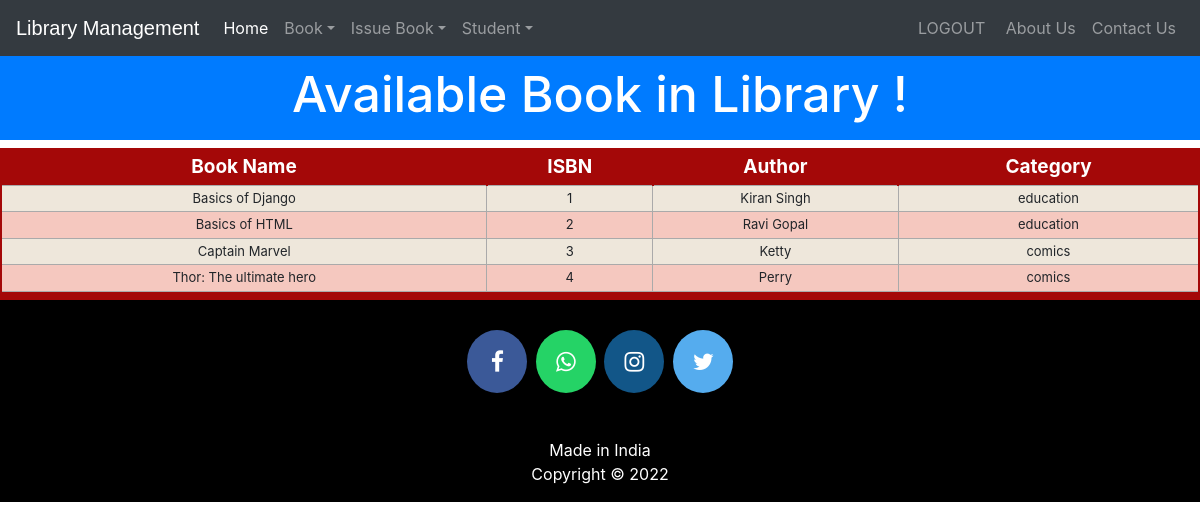
The app's page /viewbook (signed in) with its own data.
### library/models.py (models this page shows, shortened)
class Book(models.Model):
    catchoice= [
        ('education', 'Education'),
        ('entertainment', 'Entertainment'),
        ('comics', 'Comics'),
        ('biography', 'Biographie'),
        ('history', 'History'),
        ]
    name=models.CharField(max_length=30)
    isbn=models.PositiveIntegerField()
    author=models.CharField(max_length=40)
    category=models.CharField(max_length=30,choices=catchoice,default='education')

### library/views.py (the view)
# urls.py: path('viewbook', views.viewbook_view),
@login_required(login_url='adminlogin')
@user_passes_test(is_admin)
def viewbook_view(request):
    books=models.Book.objects.all()
    return render(request,'library/viewbook.html',{'books':books})

### library/views.py (called while the page is built)
def is_admin(user):
    return user.groups.filter(name='ADMIN').exists()

### templates/library/viewbook.html (shortened to what this page needs)
<!DOCTYPE html>
<html lang="en" dir="ltr">
  <head>
  </head>
  <body>
    {% include "library/navbaradmin.html" %}
    <br>
    <br>
    <h3 class="p-3 mb-2 bg-primary text-white" style = 'font-size: 50px;text-align:center;'>Available Book in Library !</h3>
{% if books%}
<table class="redTable">
<thead>
<tr>
<th>Book Name</th>
<th>ISBN</th>
<th>Author</th>
<th>Category</th>
</tr>
</thead>
<tfoot>
<tr>
<td colspan="4" rowspan="4">
</td>
</tr>
</tfoot>
<tbody>
  {% for book in books %}
    <tr>
      <td>{{book.name}}</td>
      <td>{{book.isbn}}</td>
      <td>{{book.author}}</td>
      <td>{{book.category}}</td>
    </tr>
  {% endfor %}
</tbody>
</table>
{%else%}
<h1>Have 0 book</h1>
{%endif%}
    {% include "library/footer.html" %}
  </body>
</html>

### templates/library/navbaradmin.html (shortened to what this page needs)
<!DOCTYPE html>
{% load static %}
<html lang="en">
<head>
<link rel="stylesheet" href="https://stackpath.bootstrapcdn.com/bootstrap/4.3.1/css/bootstrap.min.css">
<link rel="stylesheet" href="https://maxcdn.bootstrapcdn.com/font-awesome/4.7.0/css/font-awesome.min.css">
</head>
<body>
<div class="bs-example">
    <nav class="navbar navbar-expand-md bg-dark navbar-dark fixed-top">
        <a href="/" class="navbar-brand">Library Management</a>
        <div class="collapse navbar-collapse justify-content-between" id="navbarCollapse">
            <div class="navbar-nav">
                <a href="/" class="nav-item nav-link active">Home</a>
                <div class="nav-item dropdown">
                  <a href="#" class="nav-link dropdown-toggle" data-toggle="dropdown">Book</a>
                </div>
                <div class="nav-item dropdown">
                  <a href="#" class="nav-link dropdown-toggle" data-toggle="dropdown">Issue Book</a>
                </div>
                <div class="nav-item dropdown">
                  <a href="#" class="nav-link dropdown-toggle" data-toggle="dropdown">Student</a>
                </div>
            </div>
            <div class="navbar-nav">
                <a href="logout" class="nav-item nav-link">LOGOUT</a> &nbsp
                <a href="/aboutus" class="nav-item nav-link">About Us</a>
                <a href="contactus" class="nav-item nav-link">Contact Us</a>
            </div>
        </div>
    </nav>
</div>
</body>
</html>

### templates/library/footer.html (shortened to what this page needs)
<!DOCTYPE html>
<html>
<head>
</head>
<footer>
  <p>
  <a href="https://facebook.com/sumit.luv/" class="fa fa-facebook"></a>
  <a href="https://api.whatsapp.com/send?phone=919572181024&text=Hello%20Sumit.%0d%0aHow%20are%20you%20%3f%0d%0aI%20came%20from%20your%20website.&source=&data=#" class="fa fa-whatsapp"></a>
  <a href="https://instagram.com/sumit.luv" class="fa fa-instagram"></a>
  <a href="https://twitter.com/sumitkumar1503" class="fa fa-twitter"></a>
  </p>
<br>
  <div class="container">
    <div class="row">
               <div class="col-md-12 col-sm-12">
                    <div style="color:#ffffff;"class="wow fadeInUp footer-copyright">
                         <p>Made in India <br>
                         Copyright &copy;   2022 </p>
                    </div>
               </div>
    </div>
  </div>
</footer>
</html>

### templates/library/viewbook.html (style rules this page uses)
table.redTable { border: 2px solid #A40808; background-color: #EEE7DB; width: 100%; text-align: center; border-collapse: collapse; }
table.redTable td, table.redTable th { border: 1px solid #AAAAAA; padding: 3px 2px; }
table.redTable tbody td { font-size: 13px; }
table.redTable tr:nth-child(even) { background: #F5C8BF; }
table.redTable thead { background: #A40808; }
table.redTable thead th { font-size: 19px; font-weight: bold; color: #FFFFFF; text-align: center; border-left: 2px solid #A40808; }
table.redTable thead th:first-child { border-left: none; }
table.redTable tfoot { font-size: 13px; font-weight: bold; color: #FFFFFF; background: #A40808; }
table.redTable tfoot td { font-size: 13px; }

### templates/library/navbaradmin.html (style rules this page uses)
.bs-example { margin: 0px; }
.navbar-brand { font-size: 20px; font-family: sans-serif; }

### templates/library/footer.html (style rules this page uses)
footer { padding: 0px 0px 0px 0px; background-color:black; margin:0px; }
.fa { padding: 20px; font-size: 23px; width: 60px; text-align: center; text-decoration: none; margin: 5px 2px; border-radius: 50%; }
.fa-facebook { background: #3B5998; color: white; margin-top: 30px; }
.fa-whatsapp { background: #25d366; color: white; }
.fa-twitter { background: #55ACEE; color: white; }
.fa-instagram { background: #125688; color: white; }
p { text-align:center; }

### records on screen
Book: name "Basics of Django", isbn "1", author "Kiran Singh", category "education"
Book: name "Basics of HTML", isbn "2", author "Ravi Gopal", category "education"
Book: name "Captain Marvel", isbn "3", author "Ketty", category "comics"
Book: name "Thor: The ultimate hero", isbn "4", author "Perry", category "comics"
